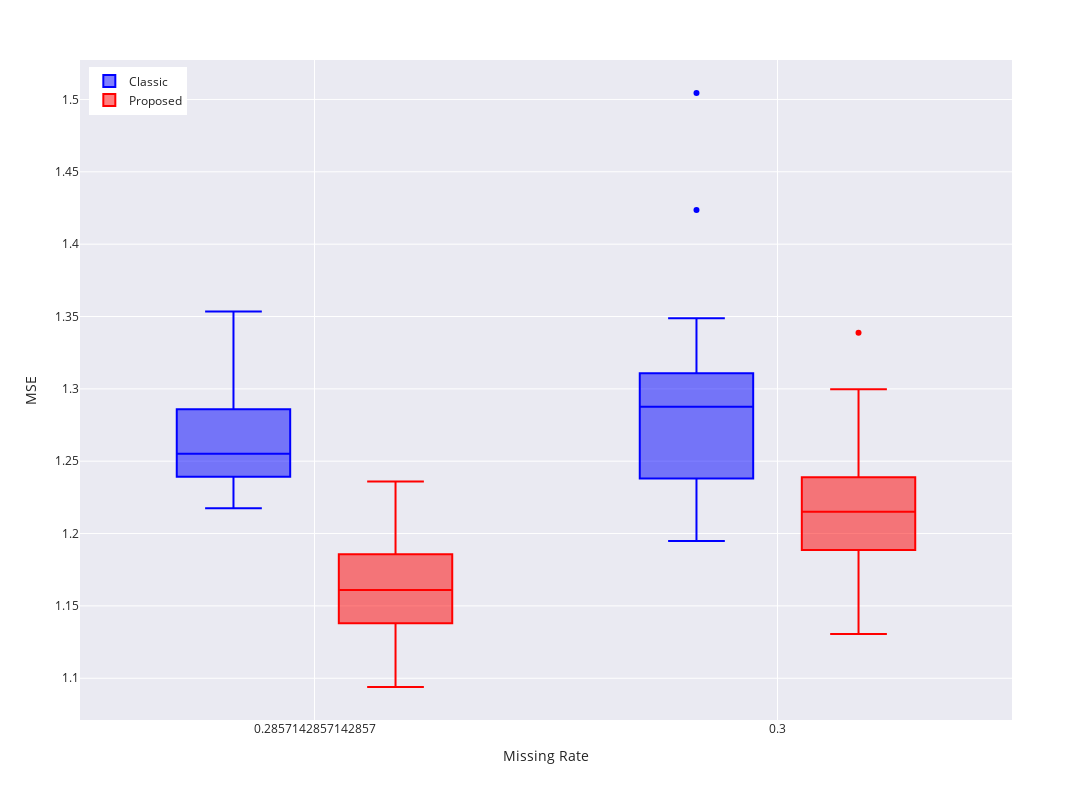

The notebook cell this image was saved under:
### Code cell
tt=df.query("mtype in ['rand','block'] and mrate in [0.2857142857142857, 0.3] and model=='LRGCN' and dataset=='pedalme'")
tt['mrate'] = tt['mrate'].astype(str)
tt = tt.sort_values(by=['model','mrate'])

fig = px.box(tt,x='mrate',y='mse',color='method')
fig.layout['xaxis']['title']['text']='Missing Rate'
fig.layout['yaxis']['title']['text']='MSE'

fig.data[0]['marker']['color'] = 'blue'
fig.data[0]['name'] = 'Classic'
fig.data[1]['marker']['color'] = 'red'
fig.data[1]['name'] = 'Proposed'

fig.layout['legend']['title']=''

fig.update_layout(template="seaborn")
fig.update_layout(title_text="")
fig.update_layout(height=800, width=1800)

fig.update_layout(legend=dict(
    yanchor="top",
    y=0.99,
    xanchor="left",
    x=0.01
 ))
fig
